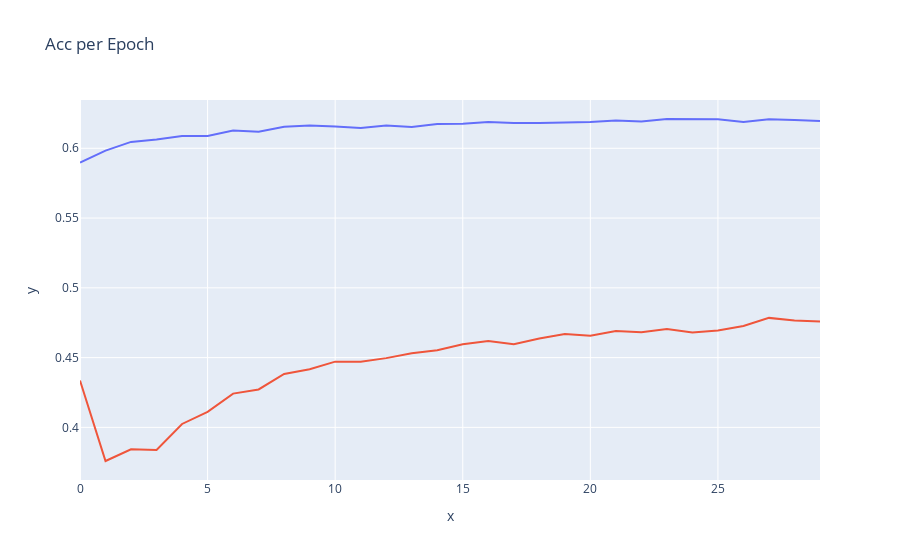

Notebook code for this chart:
### Code cell
location = "/Users/Luctopikut/bep/data/output/cifiar10_curr_balanced"

acc_no_focal = get_acc(location, file_name)


location = "/Users/Luctopikut/bep/data/output/cifar_10_focal"

acc = get_acc(location, file_name)

df_no_focal = prep_for_plot(acc_no_focal)
df2 = prep_for_plot(acc)
df2['y_no_focal'] = df_no_focal['y']

fig = px.line(df2[0:30], x="x", y="y", title='Acc per Epoch')
fig.add_scatter(x=df2['x'][0:30], y=df2['y_no_focal'], mode='lines', hovertext=df2['y_no_focal'], hoverinfo="text",name= 'base')
fig.update_layout(showlegend=False)  # Hide the legend

fig.show()

### Figure 1 — Plotly figure (JSON) as saved in the notebook; plotly's stock layout.template omitted (floating-point values rounded to 4 significant figures)
{"data": [{"hovertemplate": "x=%{x}<br>y=%{y}<extra></extra>", "legendgroup": "", "line": {"color": "#636efa", "dash": "solid"}, "marker": {"symbol": "circle"}, "mode": "lines", "name": "", "orientation": "v", "showlegend": false, "type": "scatter", "x": [0, 1, 2, 3, 4, 5, 6, 7, 8, 9, 10, 11, 12, 13, 14, 15, 16, 17, 18, 19, 20, 21, 22, 23, 24, 25, 26, 27, 28, 29], "xaxis": "x", "y": [0.5897, 0.5984, 0.6046, 0.6063, 0.6088, 0.6089, 0.6127, 0.6119, 0.6155, 0.6164, 0.6157, 0.6146, 0.6163, 0.6153, 0.6174, 0.6176, 0.6188, 0.6182, 0.6182, 0.6186, 0.6188, 0.62, 0.6193, 0.621, 0.621, 0.6209, 0.6189, 0.6208, 0.6202, 0.6195], "yaxis": "y"}, {"hoverinfo": "text", "hovertext": [0.4336, 0.3759, 0.3843, 0.3838, 0.4024, 0.4112, 0.4242, 0.4272, 0.4383, 0.4416, 0.4471, 0.447, 0.4496, 0.4531, 0.4552, 0.4595, 0.4619, 0.4596, 0.4637, 0.4668, 0.4656, 0.4691, 0.4682, 0.4706, 0.4679, 0.4695, 0.4727, 0.4785, 0.4767, 0.4759, 0.4763, 0.4819, 0.4797, 0.287, 0.2842, 0.2745, 0.2835, 0.2775, 0.2879, 0.2833, 0.2913, null, null, null, null, null, null, null, null, null, null, null, null, null, null, null, null, null, null, null, null, null, null, null, null, null, null, null, null, null, null, null, null, null, null, null, null, null, null, null, null, null, null, null, null, null, null, null, null, null, null, null, null, null, null, null, null, null, null, null], "mode": "lines", "name": "base", "type": "scatter", "x": [0, 1, 2, 3, 4, 5, 6, 7, 8, 9, 10, 11, 12, 13, 14, 15, 16, 17, 18, 19, 20, 21, 22, 23, 24, 25, 26, 27, 28, 29], "y": [0.4336, 0.3759, 0.3843, 0.3838, 0.4024, 0.4112, 0.4242, 0.4272, 0.4383, 0.4416, 0.4471, 0.447, 0.4496, 0.4531, 0.4552, 0.4595, 0.4619, 0.4596, 0.4637, 0.4668, 0.4656, 0.4691, 0.4682, 0.4706, 0.4679, 0.4695, 0.4727, 0.4785, 0.4767, 0.4759, 0.4763, 0.4819, 0.4797, 0.287, 0.2842, 0.2745, 0.2835, 0.2775, 0.2879, 0.2833, 0.2913, null, null, null, null, null, null, null, null, null, null, null, null, null, null, null, null, null, null, null, null, null, null, null, null, null, null, null, null, null, null, null, null, null, null, null, null, null, null, null, null, null, null, null, null, null, null, null, null, null, null, null, null, null, null, null, null, null, null, null]}], "layout": {"legend": {"tracegroupgap": 0}, "showlegend": false, "title": {"text": "Acc per Epoch"}, "xaxis": {"anchor": "y", "domain": [0, 1], "title": {"text": "x"}}, "yaxis": {"anchor": "x", "domain": [0, 1], "title": {"text": "y"}}}}
